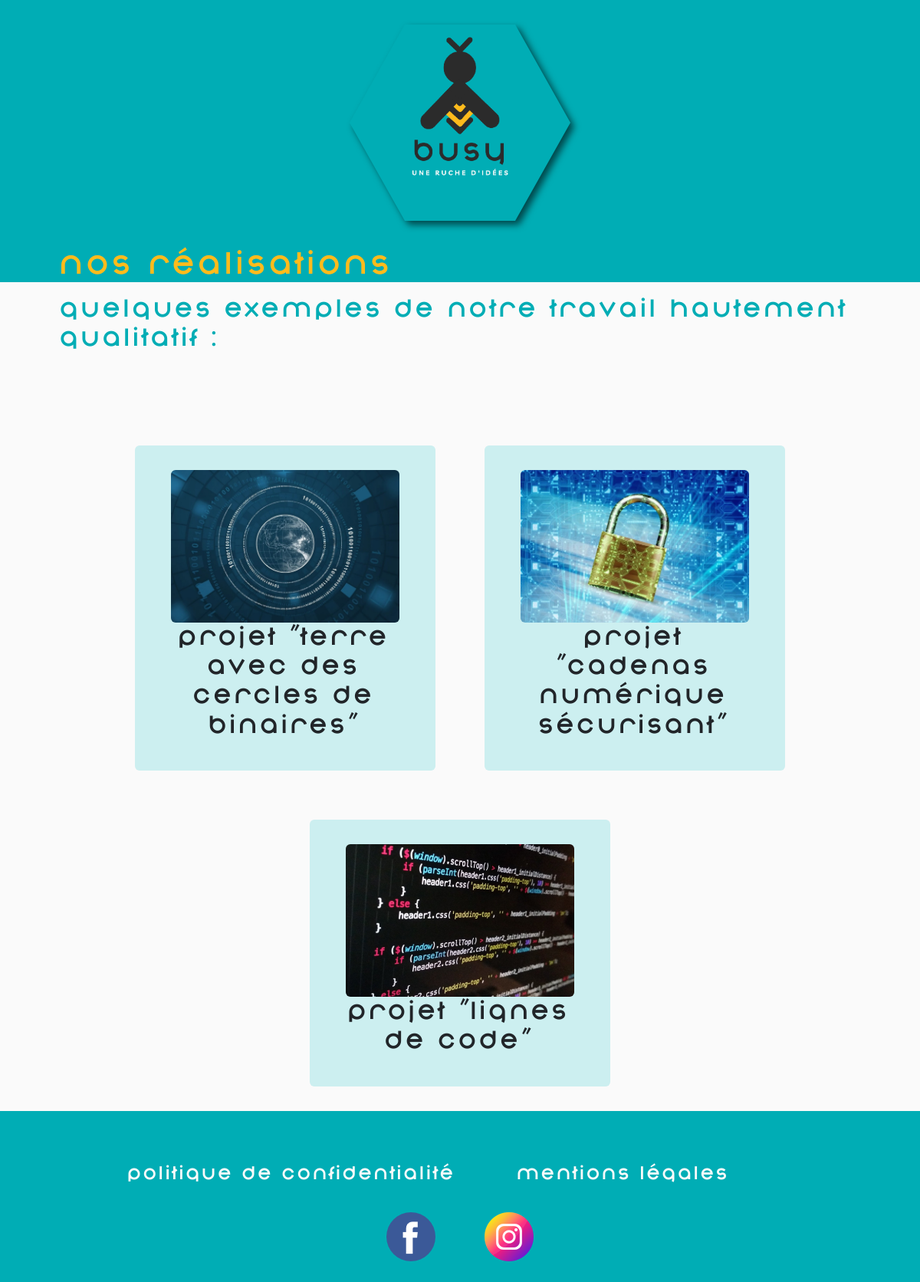
Page /pages/portfolio.php on the earlier database version.
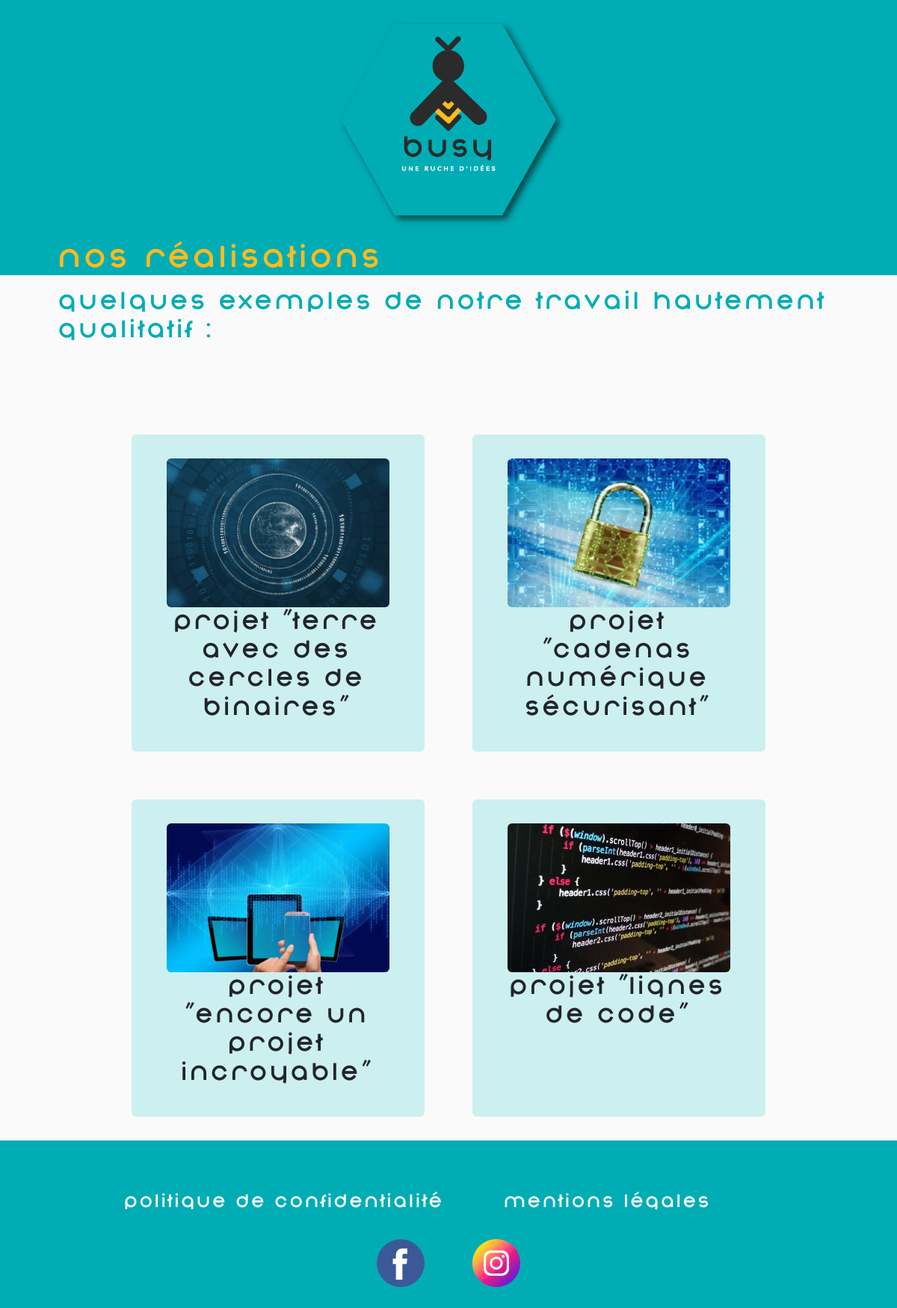
Same page on the later database version.
### tables this page shows
CREATE TABLE `realisations` (
  `id` int(11) NOT NULL,
  `titre` varchar(50) NOT NULL,
  `date` date NOT NULL,
  `texte` text NOT NULL,
  `image` varchar(250) NOT NULL
);

### pages/portfolio.php (the view, shortened to what this page needs)
<?php
	include '../inc.connexion.php';
?>
<!DOCTYPE html>
<html>
<head>
    <?php include '../inc.head.php';?>
    <link href="../assets/css/portfolio.css" rel="stylesheet">
</head>
<body class="bg-secondary">
<?php include '../inc.header.php';?>
    <main>
    <div class="bg-light pb-5">
        <h1 class="bg-secondary text-primary px-5">Nos Réalisations</h1>
        <h2 class="text-secondary px-5 pt-1">Quelques exemples de notre travail hautement qualitatif :</h2>
    </div>
        <div class="container-fluid bg-light">
            <div class="d-flex flex-row justify-content-center flex-wrap">
            <?php
                $requete = $bdd->query('SELECT id, titre, date, image, texte FROM realisations ORDER BY date DESC LIMIT 0,4');
                while ($data = $requete->fetch()){
                    if (!$data)
                    {
                        echo 'La BDD n\'existe pas ou est vide.';
                        break;
                    }
                    else
                    {
                        echo '<div class="col-md-4 m-3 bg-secondary-subtle rounded projet'.$data['id'].'">
                                <div class="d-flex flex-column p-3">
                                    <img src="../assets/images/portfolio/'.$data['image'].'" class="mb-0 rounded object-fit-cover">
                                    <h2 class="text-center">'.$data['titre'].'</h2>
                                </div>
                            </div>';
                    }
                }
            ?>
            </div>
        </div>
    </main>
    <?php include '../inc.footer.php';?>
</body>
</html>

### inc.head.php (shortened to what this page needs)
    <link rel="stylesheet" type="text/css" href="https://stackpath.bootstrapcdn.com/bootstrap/4.0.0/css/bootstrap.min.css">
    <link href="../assets/css/style.css" rel="stylesheet">
    <link href="../assets/css/bootstrap.css" rel="stylesheet">
    <link href="./assets/css/style.css" rel="stylesheet">
    <link href="./assets/css/bootstrap.css" rel="stylesheet">
</head>

### inc.header.php
<header class="pt-3 pb-3" >
	<div class="hex-button m-auto pt-4 blue main-hex header"><a href="../index.php"><img src='../assets/images/bee-logo.png'></a></div>
</header>

### inc.footer.php
<footer class="h-25 text-tertiary bottom bg-transparent ">
    <div class="m-3 bg-transparent d-flex flex-row flex-wrap justify-content-around align-items-center">
      	<div class= "d-flex flex-row flex-wrap">
			<a class="m-3 mx-auto footer-text text-light text-center text-decoration-none" href="#">Politique de confidentialité</a>
			<a class="m-3 mx-auto footer-text text-light px-5 text-center text-decoration-none" href="#">Mentions Légales</a>
    	</div>
        <div class="d-flex flex-column align-items-center justify-content-center">
			<div class="px-3 d-flex flex-row" >
				<div class= "px-3">
            		<a class="footer-text"  href="#" title="facebook">
              		<img  src="../assets/images/icons/facebook.png" alt="logo-facebook">
            	</a>
          		</div>
				<div class= "px-3">
            		<a class="footer-text"  href="#" title="instagram">
              		<img src="../assets/images/icons/instagram.png" alt="logo-instagram">
            		</a>
          		</div>
			</div>
        </div>
      </div>
</footer>

### assets/css/style.css (style rules this page uses)
*, *:after, *:before { margin: 0; padding: 0; box-sizing: border-box; }
:root { --primary-color: #FFBB1C; --secondary-color: #00ADB5; --tertiary-color: #EF566A; --black-color: #2B2B2B; --white-color: #fafafa; --primary-font: "Consola Mono Book", Arial, sans-serif!important; --secondary-font: "Poppins", Arial, sans-serif; --tertiary-font: "Nonchalance Bold", sans-serif!important; }
html { scroll-behavior: smooth; height:100%; }
body { height:100%; animation: fadein 3s; }
h1, h2 { font-family: var(--tertiary-font); }
h2 { color: var(--secondary-color); }
.footer-text { font-family: var(--tertiary-font); font-size: 1.5rem; }
.hex-button { animation : zoomout 1s; transition: ease-in; }
.main-hex img { width: 200%; position : relative; bottom: 2rem; left : -4.5rem; }
.main-hex { position: relative; width:9rem; height: 16rem; margin-bottom:0.5rem; font-family: var(--tertiary-font); padding-top:4.5rem; -webkit-filter: drop-shadow(5px 5px 5px rgba(0,0,0,0.6)); filter : drop-shadow(5px 5px 5px rgba(0,0,0,0.6)); z-index: 98; }
.main-hex:before, .main-hex:after { content: ""; position: absolute; top: 0; width: 0; border-top: 8rem solid transparent; border-bottom: 8rem solid transparent; }
.main-hex.blue:before { right: 100%; border-right: 4.5rem solid var(--secondary-color); }
.main-hex.blue:after { left: 100%; width: 0; border-left: 4.5rem solid var(--secondary-color); }
.main-hex.blue { background-color: var(--secondary-color); color: var(--black-color); }

Differences in the rows shown:
added realisations: image (picture), titre "Projet \"Encore un projet incroyable\""
